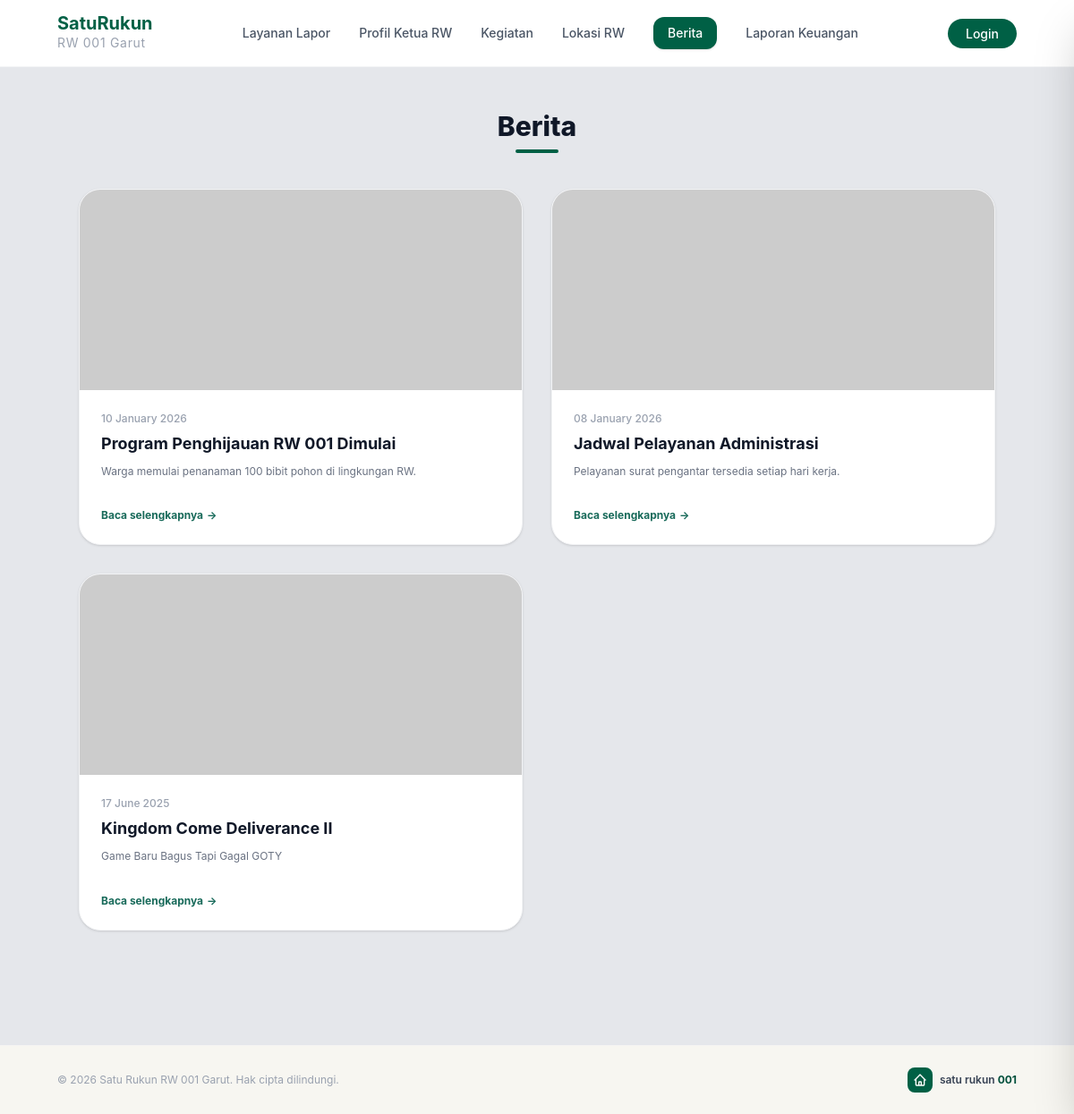
The page /halaman/berita.php on the database its author committed.
### tables this page shows
CREATE TABLE `berita` (
  `id` int(11) NOT NULL,
  `judul` varchar(255) NOT NULL,
  `ringkasan` text NOT NULL,
  `detail` longtext NOT NULL,
  `tanggal` date NOT NULL,
  `lokasi` varchar(255) DEFAULT 'RW 001 Garut',
  `gambar` varchar(255) DEFAULT 'default-berita.jpg',
  `status` enum('Dipublikasikan','Draft') DEFAULT 'Draft',
  `created_at` timestamp NOT NULL DEFAULT current_timestamp()
);

### halaman/berita.php (the view, shortened to what this page needs)
<?php
require '../koneksi.php';
$q_berita = mysqli_query($conn, "SELECT * FROM berita WHERE status = 'Dipublikasikan' ORDER BY tanggal DESC");
?>
<!doctype html>
<html lang="id">
  <head>
    <link rel="stylesheet" href="../src/output.css" />
  </head>
  <body class="bg-gray-200 flex flex-col min-h-screen">
    <header class="bg-white border-b border-gray-100 py-4 px-6 md:px-16 flex items-center justify-between">
      <div class="flex items-center space-x-1">
        <a href="../index.php" class="flex items-center space-x-3 group cursor-pointer">
          <div class="font-bold text-xl leading-none text-emerald-800">
            SatuRukun <br />
            <span class="text-sm font-normal text-gray-400 tracking-wider">RW 001 Garut</span>
          </div>
        </a>
      </div>
      <nav class="hidden lg:flex items-center space-x-8 text-sm font-medium text-gray-600">
        <a href="layananlapor.php" class="hover:text-emerald-700 transition">Layanan Lapor</a>
        <a href="profil-rw.php" class="hover:text-emerald-700 transition">Profil Ketua RW</a>
        <a href="kegiatan.php" class="hover:text-emerald-700 transition">Kegiatan</a>
        <a href="lokasi.html" class="hover:text-emerald-700 transition">Lokasi RW</a>
        <a href="berita.php" class="bg-emerald-800 text-white px-4 py-2 rounded-xl font-medium shadow-sm">Berita</a>
        <a href="keuangan.php" class="hover:text-emerald-700 transition">Laporan Keuangan</a>
      </nav>
      <div>
  <?php if (isset($_SESSION['user_id'])): ?>
    <button
      id="userMenuBtn"
      class="flex items-center space-x-2 bg-emerald-800 hover:bg-emerald-900 text-white p-2.5 sm:px-4 sm:py-2 rounded-full transition duration-200 shadow-sm focus:outline-none"
    >
      <svg
        xmlns="http://www.w3.org/2000/svg"
        class="w-5 h-5"
        fill="none"
        viewBox="0 0 24 24"
        stroke="currentColor"
        stroke-width="2"
      >
        <path
          stroke-linecap="round"
          stroke-linejoin="round"
          d="M16 7a4 4 0 11-8 0 4 4 0 018 0zM12 14a7 7 0 00-7 7h14a7 7 0 00-7-7z"
        />
      </svg>
      <span class="text-xs sm:text-sm font-medium hidden sm:inline">
        <?= htmlspecialchars($_SESSION['nama']) ?>
      </span>
    </button>
  <?php else: ?>
    <a
      href="./halaman/login.html"
      class="px-5 py-2 bg-emerald-800 hover:bg-emerald-900 text-white rounded-full text-sm font-medium transition"
    >
      Login
    </a>
  <?php endif; ?>
</div>
    </header>
    <main class="grow py-12 px-6 md:px-16 max-w-6xl mx-auto w-full">
      <div class="text-center mb-10">
        <h1 class="text-3xl font-extrabold text-gray-900">Berita</h1>
        <div class="w-12 h-1 bg-emerald-800 rounded-full mx-auto mt-2"></div>
      </div>
      <div class="grid grid-cols-1 md:grid-cols-2 gap-8">
        <?php if (mysqli_num_rows($q_berita) > 0): ?>
          <?php while ($row = mysqli_fetch_assoc($q_berita)): ?>
            <div class="bg-white rounded-3xl overflow-hidden border border-gray-100 shadow-sm flex flex-col justify-between">
              <div>
                <div class="w-full h-56 bg-gray-100 overflow-hidden">
                  <img
                    src="../assets/gambar/<?= htmlspecialchars($row['gambar']) ?>"
                    alt="<?= htmlspecialchars($row['judul']) ?>"
                    class="w-full h-full object-cover hover:scale-105 transition duration-300"
                    onerror="this.src='https://via.placeholder.com/600x400'"
                  />
                </div>
                <div class="p-6 space-y-2">
                  <span class="text-xs text-gray-400 block font-medium">
                    <?= date('d F Y', strtotime($row['tanggal'])) ?>
                  </span>
                  <h2 class="text-lg font-bold text-gray-900 leading-snug">
                    <?= htmlspecialchars($row['judul']) ?>
                  </h2>
                  <p class="text-gray-500 text-xs leading-relaxed line-clamp-2 mt-1">
                    <?= htmlspecialchars($row['ringkasan']) ?>
                  </p>
                </div>
              </div>
              <div class="px-6 pb-6 pt-2">
                <a href="detail-berita.php?id=<?= $row['id'] ?>" class="text-xs font-bold text-[#186a5a] hover:underline flex items-center space-x-1">
                  <span>Baca selengkapnya</span>
                  <span>&rarr;</span>
                </a>
              </div>
            </div>
          <?php endwhile; ?>
        <?php else: ?>
          <div class="col-span-2 bg-white rounded-3xl p-12 text-center text-gray-400 font-medium">
            Belum ada berita yang dipublikasikan.
          </div>
        <?php endif; ?>
      </div>
    </main>
    <footer
      class="bg-[#f7f6f1] py-6 px-6 md:px-16 border-t border-gray-100/50 mt-20"
    >
      <div
        class="max-w-7xl mx-auto flex flex-col sm:flex-row items-center justify-between gap-4"
      >
        <p class="text-xs text-gray-400 font-normal">
          © 2026 Satu Rukun RW 001 Garut. Hak cipta dilindungi.
        </p>
        <div class="flex items-center space-x-2">
          <div
            class="w-7 h-7 bg-emerald-800 rounded-lg flex items-center justify-center text-white"
          >
          </div>
          <span class="text-xs font-semibold text-gray-700">
            satu rukun <span class="text-emerald-900 font-bold">001</span>
          </span>
        </div>
      </div>
    </footer>
  </body>
</html>

### rows shown on the page
berita: tanggal "10 January 2026", judul "Program Penghijauan RW 001 Dimulai", ringkasan "Warga memulai penanaman 100 bibit pohon di lingkungan RW."
berita: tanggal "08 January 2026", judul "Jadwal Pelayanan Administrasi", ringkasan "Pelayanan surat pengantar tersedia setiap hari kerja."
berita: tanggal "17 June 2025", judul "Kingdom Come Deliverance II", ringkasan "Game Baru Bagus Tapi Gagal GOTY"
